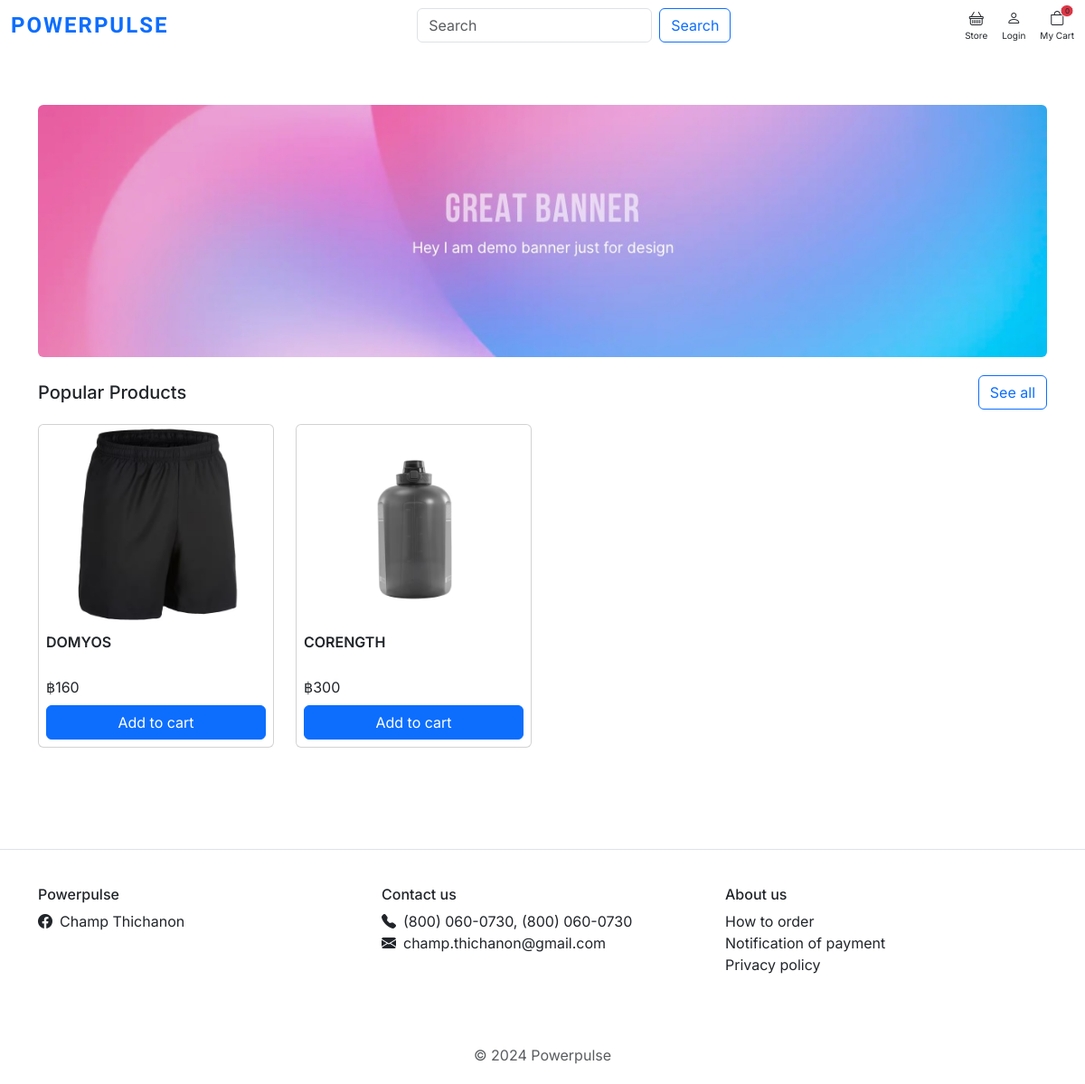
The app's page /, older data.
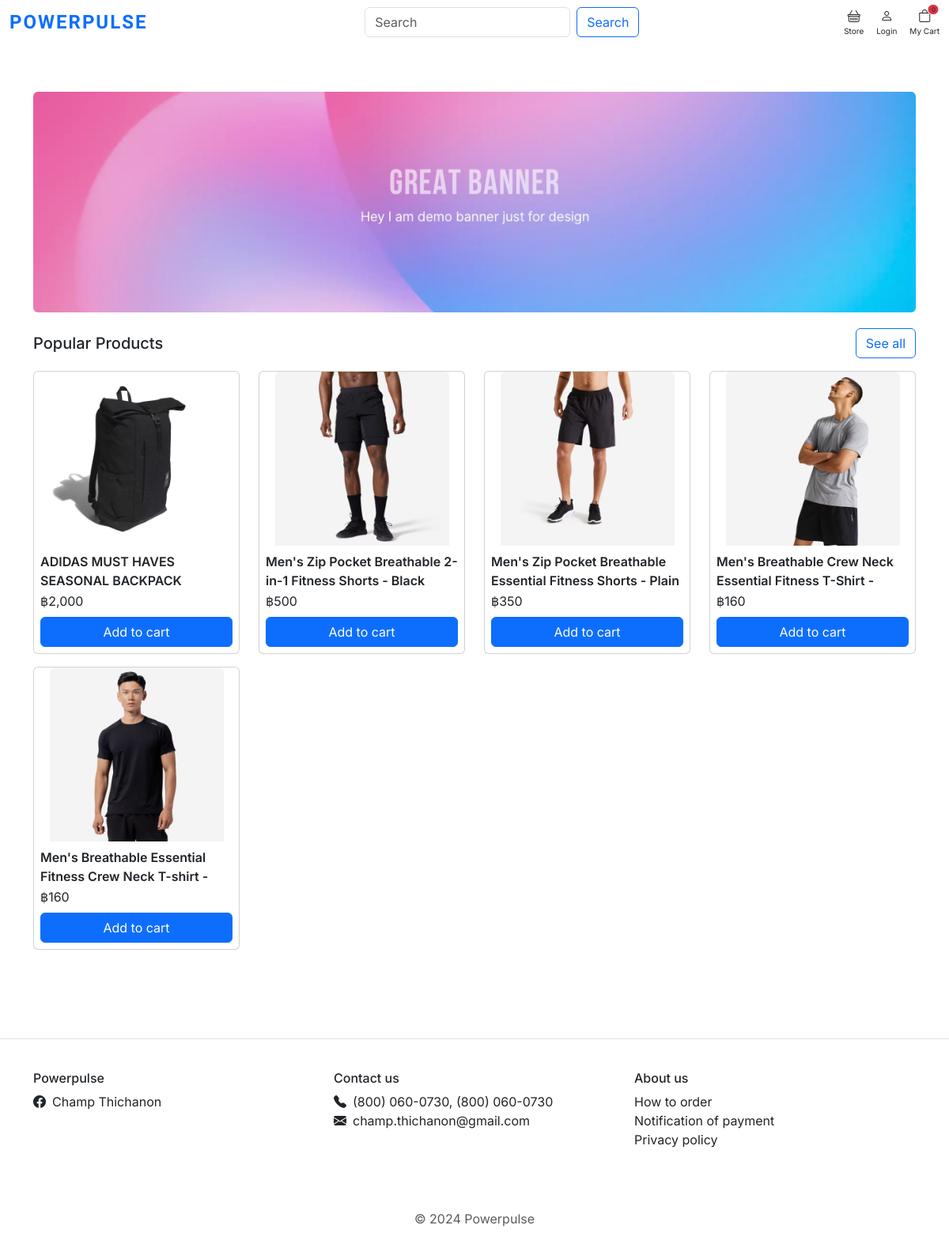
The same page, newer data.
### store/models.py (models this page shows, shortened)
class Product(models.Model):
    product_name = models.CharField(max_length=100)
    slug = models.SlugField(max_length=100)
    description = models.TextField(max_length=200)
    price = models.IntegerField()
    images = models.ImageField(upload_to="photos/products")
    stock = models.IntegerField()
    is_available = models.BooleanField(default=True)
    is_trending = models.BooleanField(default=False)
    category = models.ForeignKey(Category, on_delete=models.CASCADE)
    created_date = models.DateTimeField(auto_now_add=True)
    updated_date = models.DateTimeField(auto_now=True)
    def get_url(self):
        return reverse("product_detail", args=[self.category.slug, self.slug])

### PowerPulse/views.py (the view)
# urls.py: 2. Add a URL to urlpatterns:  path('', views.home, name='home')
def home(request):
    popular_products = Product.objects.all().filter(is_trending=True)
    context = {
        "popular_products": popular_products,
    }
    return render(request, "home.html", context)

### carts/context_processors.py (called while the page is built)
def counter(request):
    cart_count = 0
    if "admin" in request.path:
        return {}
    else:
        try:
            cart = Cart.objects.filter(cart_id=_cart_id(request))
            cart_items = CartItem.objects.all().filter(cart=cart[:1])
            for cart_item in cart_items:
                cart_count += cart_item.quantity
        except Cart.DoesNotExist:
            cart_count = 0
    return dict(cart_count=cart_count)

### carts/views.py (called while the page is built)
def _cart_id(request):
    cart = (
        request.session.session_key
    )  # Get the session key from the user's session data
    if not cart:  # Checks if a session key does not exist.
        cart = request.session.create()  # Create a new session
    return cart

### category/context_processors.py (called while the page is built)
def menu_links(request):
    links = Category.objects.all()
    return dict(links=links)

### templates/home.html (shortened to what this page needs)
{% extends 'base.html' %}
{% load static %}
{% load humanize %}
{%block head%}
<link rel="stylesheet" href="{% static 'css/home.css' %}"/>
{%endblock%}
{% block content %}
<main class="main-content my-5 py-5">
    <section class="section-intro">
        <div class="container">
            <div class="intro-banner-wrap">
                <img class="rounded" src="{% static 'images/banners/1.jpg' %}" alt="Healthy Asian woman doing squats"/>
            </div>
        </div>
    </section>
    <section class="products">
        <div class="container">
            <div class="section-header d-flex justify-content-between align-items-center">
                <h5 class="d-inline m-0">Popular Products</h5>
                <a href="{% url 'store' %}" class="btn btn-outline-primary d-inline">See all</a>
            </div>
            <div class="row mt-3">
                {% for popular_product in popular_products %}
                <div class="col-md-3 mb-3">
                    <a href="{{ popular_product.get_url }}" class="img-link">
                        <div class="card card-product">
                            <div class="img-wrap">
                                <img class="rounded-top" style="width: 220px; height: auto;"
                                     src="{{ popular_product.images.url }}"
                                     alt="Optimum Nutrition Whey Protein Gold 5 LBS"/>
                            </div>
                            <div class="card-body p-2">
                                <div class="fix-height mb-2">
                                    <p class="card-text m-0 p-0" style="height: 50px;overflow: hidden;">
                                        {{popular_product.product_name }}</p>
                                    <span class="price">&#3647;{{ popular_product.price | intcomma}}</span>
                                </div>
                                <div class="btn-product d-grid">
                                    {% if popular_product.stock == 0 %}
                                    <a href="{% url 'add_cart' popular_product.id %}"
                                       class="btn btn-outline-danger disabled ">Out of stock</a>
                                    {% else %} <a href="{% url 'add_cart' popular_product.id %}"
                                                  class="btn btn-primary btn-add-to-cart ">Add to
                                        cart</a>
                                    {% endif %}
                                </div>
                            </div>
                        </div>
                    </a>
                </div>
                {% endfor %}
            </div>
        </div>
    </section>
</main>
{% endblock %}

### templates/base.html (shortened to what this page needs)
{% load static %}
<!DOCTYPE html>
<html lang="en">
<head>
    <link rel="stylesheet" href="https://cdn.jsdelivr.net/npm/bootstrap@5.3.3/dist/css/bootstrap.min.css">
    <link rel="stylesheet" href="https://cdn.jsdelivr.net/npm/bootstrap-icons@1.11.3/font/bootstrap-icons.min.css">
    <link rel="stylesheet" href="https://cdnjs.cloudflare.com/ajax/libs/font-awesome/6.4.2/css/all.min.css">
    <link rel="stylesheet" href="{% static 'css/base.css' %}">
    <link rel="stylesheet" href="{% static 'css/text.css' %}">
    <link rel="stylesheet" href="{% static 'css/logo.css' %}">
    {% block head %}{% endblock %}
</head>
<body>
    {% include 'includes/navbar.html' %}
    <main role="main">
        {% block content %}
        {% endblock %}
    </main>
    {% include 'includes/footer.html' %}
</body>
</html>

### templates/includes/navbar.html (shortened to what this page needs)
<nav class="navbar navbar-expand-lg bg-white fixed-top">
    <div class="container-fluid">
        <a class="navbar-logo me-3" href="{% url 'home' %}">POWERPULSE</a>
        <div class="collapse navbar-collapse" id="navbarSupportedContent">
            <form class="d-flex mx-auto mb-2 mb-lg-0" role="search" action="{% url 'search' %}" method="GET">
                <input class="form-control me-2" type="search" placeholder="Search" name="keyword" aria-label="Search"
                    required>
                <button class="btn btn-outline-primary" type="submit">Search</button>
            </form>
            <div class="d-flex gap-3">
                <a class="nav-link d-flex flex-column align-items-center" href="{% url 'store' %}">
                    <i class="bi bi-basket"></i>
                    <span class="d-block" style="font-size: 10px;">Store</span>
                </a>
                {% if request.user.is_authenticated %}
                <a class="nav-link d-flex flex-column align-items-center" href="{% url 'my_account' %}">
                    <i class="bi bi-person"></i>
                    <span class="d-block" style="font-size: 10px;">Profile</span>
                </a>
                {% else %}
                <a href="{% url 'login' %}" class="nav-link d-flex flex-column align-items-center">
                    <i class="bi bi-person"></i>
                    <span class="d-block" style="font-size: 10px;">Login</span>
                </a>
                {% endif %}
                <a href="{% url 'cart' %}" class="nav-link d-flex flex-column align-items-center position-relative">
                    <i class="bi bi-bag"></i>
                    <span
                        class="position-absolute text-center translate-middle  bg-danger border border-light rounded-pill"
                        style="font-size: 8px; left: 80%; top: 10%; width: 15px;">
                        {{cart_count}}
                    </span>
                    <span class="d-block" style="font-size: 10px;">My Cart</span>
                </a>
            </div>
        </div>
    </div>
</nav>

### templates/includes/footer.html
<footer class="section-footer border-top">
    <div class="container">
        <section class="footer-top padding-y">
            <div class="row">
                <aside class="col-md">
                    <h6 class="title">Powerpulse</h6>
                    <ul class="list-unstyled">
                        <li><a href="#" class="nav-link"><i class="me-2 bi bi-facebook"></i>Champ
                            Thichanon</a></li>
                    </ul>
                </aside>
                <aside class="col-md">
                    <h6 class="title">Contact us</h6>
                    <ul class="list-unstyled">
                        <li><i class="me-2 bi bi-telephone-fill"></i>(800) 060-0730, (800) 060-0730</li>
                        <li><i class="me-2 bi bi-envelope-fill"></i>champ.thichanon@gmail.com</li>
                    </ul>
                </aside>
                <aside class="col-md">
                    <h6 class="title">About us</h6>
                    <ul class="list-unstyled ">
                        <li><a href="#" class="nav-link">How to order</a></li>
                        <li><a href="#" class="nav-link">Notification of payment</a></li>
                        <li><a href="#" class="nav-link">Privacy policy</a></li>
                    </ul>
                </aside>
            </div>
        </section>
        <section class="footer-bottom row">
            <div class="col-md-12">
                <p class="text-muted m-0 text-center"> © 2024 Powerpulse </p>
            </div>
        </section>
    </div>
</footer>

### static/css/base.css (style rules this page uses)
html,body { margin: 0; }
.footer-top { padding-top: 40px; padding-bottom: 40px; }
.footer-bottom { padding-top: 20px; padding-bottom: 20px; }

### static/css/text.css (style rules this page uses)
body { font-family: "Inter", sans-serif; }

### static/css/logo.css (style rules this page uses)
.navbar-logo { font-family: "Prompt", sans-serif; }
.navbar-logo { color: #0d6efd; font-size: 24px; font-weight: 800; letter-spacing: 2px; text-decoration: none; }

### static/css/home.css (style rules this page uses)
.section-intro { padding-top: 20px; padding-bottom: 20px; }
.section-intro .intro-banner-wrap img { width: 100%; max-height: 320px; height: auto; object-fit: cover; }
.card-product a { text-decoration: none; color: inherit; }
.card-text { font-weight: 600; }
.btn-add-to-cart { color: #fff !important; }
.fix-height { overflow: hidden; }
.img-wrap { text-align: center; display: block; }

Row changes from the older to the newer data that the page shows:
removed Product: images (picture), product_name "DOMYOS", price "160", stock "Add to cart"
removed Product: images (picture), product_name "CORENGTH", price "300", stock "Add to cart"
added Product: images (picture), product_name "ADIDAS MUST HAVES SEASONAL BACKPACK", price "2,000", stock "Add to cart"
added Product: images (picture), product_name "Men's Zip Pocket Breathable 2-in-1 Fitness Shorts - Black", price "500", stock "Add to cart"
added Product: images (picture), product_name "Men's Zip Pocket Breathable Essential Fitness Shorts - Plain…", price "350", stock "Add to cart"
added Product: images (picture), product_name "Men's Breathable Crew Neck Essential Fitness T-Shirt -…", price "160", stock "Add to cart"
added Product: images (picture), product_name "Men's Breathable Essential Fitness Crew Neck T-shirt -…", price "160", stock "Add to cart"
